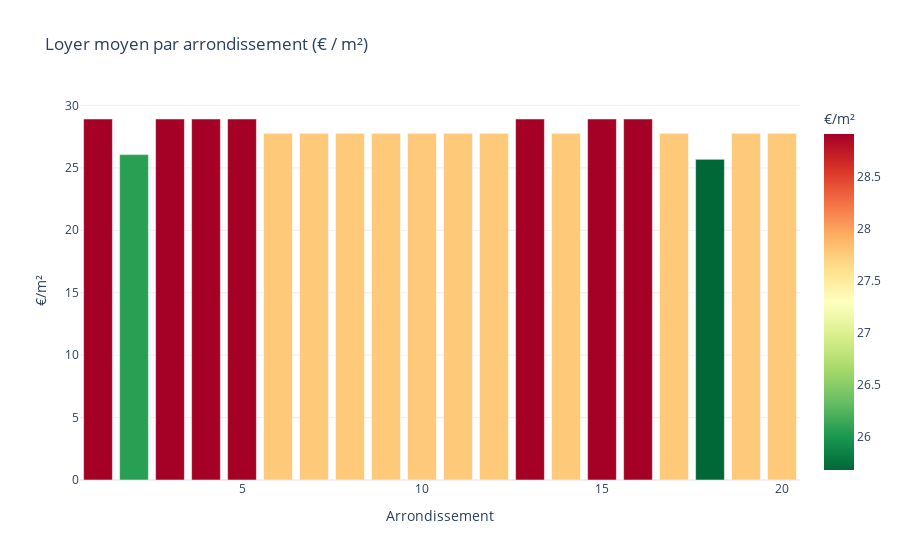

Source (notebook cell):
### Code cell
import plotly.express as px

# S'assurer que la colonne loyer existe
loyer_col = "Loyers de référence"  # adapte si ton libellé diffère
if loyer_col not in df.columns:
    raise ValueError(f"Colonne loyer introuvable : {loyer_col}. Colonnes: {list(df.columns)}")

df_clean = df.dropna(subset=["Arrondissement", loyer_col])
loyers_par_arr = (
    df_clean.groupby("Arrondissement")[loyer_col]
    .mean()
    .reset_index()
    .sort_values("Arrondissement")
)

fig = px.bar(
    loyers_par_arr,
    x="Arrondissement",
    y=loyer_col,
    color=loyer_col,
    color_continuous_scale="RdYlGn_r",
    title="Loyer moyen par arrondissement (€ / m²)",
    labels={loyer_col: "€/m²"},
)
fig.update_layout(template="plotly_white", coloraxis_colorbar=dict(title="€/m²"))
fig.show()

### Figure 1 — Plotly figure (JSON) as saved in the notebook; plotly's stock layout.template omitted (floating-point values rounded to 4 significant figures)
{"data": [{"alignmentgroup": "True", "hovertemplate": "Arrondissement=%{x}<br>€/m²=%{marker.color}<extra></extra>", "legendgroup": "", "marker": {"color": [28.91, 26.06, 28.91, 28.91, 28.91, 27.77, 27.77, 27.77, 27.77, 27.77, 27.77, 27.77, 28.91, 27.77, 28.91, 28.91, 27.77, 25.68, 27.77, 27.77], "coloraxis": "coloraxis", "pattern": {"shape": ""}}, "name": "", "offsetgroup": "", "orientation": "v", "showlegend": false, "textposition": "auto", "type": "bar", "x": [1, 2, 3, 4, 5, 6, 7, 8, 9, 10, 11, 12, 13, 14, 15, 16, 17, 18, 19, 20], "xaxis": "x", "y": [28.91, 26.06, 28.91, 28.91, 28.91, 27.77, 27.77, 27.77, 27.77, 27.77, 27.77, 27.77, 28.91, 27.77, 28.91, 28.91, 27.77, 25.68, 27.77, 27.77], "yaxis": "y"}], "layout": {"barmode": "relative", "coloraxis": {"colorbar": {"title": {"text": "€/m²"}}, "colorscale": [[0, "rgb(0,104,55)"], [0.1, "rgb(26,152,80)"], [0.2, "rgb(102,189,99)"], [0.3, "rgb(166,217,106)"], [0.4, "rgb(217,239,139)"], [0.5, "rgb(255,255,191)"], [0.6, "rgb(254,224,139)"], [0.7, "rgb(253,174,97)"], [0.8, "rgb(244,109,67)"], [0.9, "rgb(215,48,39)"], [1, "rgb(165,0,38)"]]}, "legend": {"tracegroupgap": 0}, "title": {"text": "Loyer moyen par arrondissement (€ / m²)"}, "xaxis": {"anchor": "y", "domain": [0, 1], "title": {"text": "Arrondissement"}}, "yaxis": {"anchor": "x", "domain": [0, 1], "title": {"text": "€/m²"}}}}
